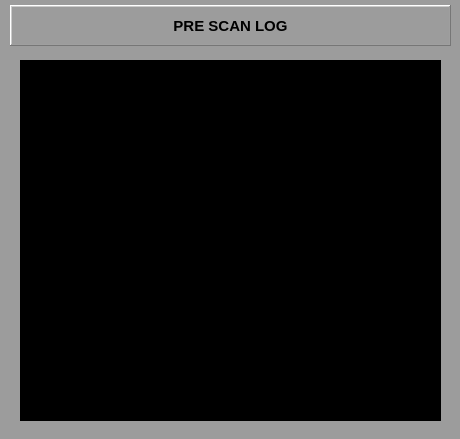
<?xml version="1.0" encoding="UTF-8"?>
<ui version="4.0">
 <class>MainWindow</class>
 <widget class="QMainWindow" name="MainWindow">
  <property name="geometry">
   <rect>
    <x>0</x>
    <y>0</y>
    <width>460</width>
    <height>439</height>
   </rect>
  </property>
  <property name="styleSheet">
   <string notr="true">

QWidget#centralWidget {background-color: rgb(156, 156, 156);}


</string>
  </property>
  <widget class="QWidget" name="centralWidget">
   <widget class="caLabel" name="calabel">
    <property name="geometry">
     <rect>
      <x>10</x>
      <y>5</y>
      <width>441</width>
      <height>41</height>
     </rect>
    </property>
    <property name="font">
     <font>
      <pointsize>11</pointsize>
      <weight>75</weight>
      <bold>true</bold>
     </font>
    </property>
    <property name="frameShape">
     <enum>QFrame::WinPanel</enum>
    </property>
    <property name="frameShadow">
     <enum>QFrame::Raised</enum>
    </property>
    <property name="lineWidth">
     <number>1</number>
    </property>
    <property name="midLineWidth">
     <number>1</number>
    </property>
    <property name="text">
     <string>PRE SCAN LOG</string>
    </property>
    <property name="alignment">
     <set>Qt::AlignCenter</set>
    </property>
    <property name="foreground">
     <color>
      <red>0</red>
      <green>0</green>
      <blue>0</blue>
     </color>
    </property>
    <property name="background">
     <color>
      <red>169</red>
      <green>209</green>
      <blue>239</blue>
     </color>
    </property>
   </widget>
   <widget class="caGraphics" name="cagraphics_2">
    <property name="geometry">
     <rect>
      <x>10</x>
      <y>50</y>
      <width>441</width>
      <height>381</height>
     </rect>
    </property>
    <property name="foreground">
     <color>
      <red>105</red>
      <green>105</green>
      <blue>105</blue>
     </color>
    </property>
    <property name="fillstyle" stdset="0">
     <enum>caGraphics::Filled</enum>
    </property>
    <property name="lineSize">
     <number>2</number>
    </property>
    <property name="lineColor">
     <color>
      <red>0</red>
      <green>0</green>
      <blue>0</blue>
     </color>
    </property>
    <property name="form">
     <enum>caGraphics::Rectangle</enum>
    </property>
   </widget>
   <widget class="caTextEntry" name="catextentry">
    <property name="geometry">
     <rect>
      <x>200</x>
      <y>60</y>
      <width>241</width>
      <height>31</height>
     </rect>
    </property>
    <property name="alignment">
     <set>Qt::AlignLeading|Qt::AlignLeft|Qt::AlignTop</set>
    </property>
    <property name="channel" stdset="0">
     <string notr="true">$(P):MESSAGE</string>
    </property>
    <property name="foreground">
     <color>
      <red>0</red>
      <green>255</green>
      <blue>0</blue>
     </color>
    </property>
    <property name="background">
     <color>
      <red>0</red>
      <green>0</green>
      <blue>0</blue>
     </color>
    </property>
    <property name="colorMode">
     <enum>caLineEdit::Static</enum>
    </property>
    <property name="elevation">
     <enum>caTextEntry::as_is</enum>
    </property>
   </widget>
   <widget class="QTextBrowser" name="textBrowser">
    <property name="geometry">
     <rect>
      <x>20</x>
      <y>60</y>
      <width>421</width>
      <height>361</height>
     </rect>
    </property>
    <property name="font">
     <font>
      <pointsize>11</pointsize>
     </font>
    </property>
    <property name="styleSheet">
     <string notr="true">background-color: rgb(0, 0, 0);
color: rgb(0, 255, 0);</string>
    </property>
    <property name="frameShape">
     <enum>QFrame::Box</enum>
    </property>
    <property name="frameShadow">
     <enum>QFrame::Raised</enum>
    </property>
    <property name="lineWidth">
     <number>3</number>
    </property>
    <property name="verticalScrollBarPolicy">
     <enum>Qt::ScrollBarAsNeeded</enum>
    </property>
    <property name="horizontalScrollBarPolicy">
     <enum>Qt::ScrollBarAsNeeded</enum>
    </property>
    <property name="sizeAdjustPolicy">
     <enum>QAbstractScrollArea::AdjustToContents</enum>
    </property>
    <property name="lineWrapColumnOrWidth">
     <number>0</number>
    </property>
    <property name="readOnly">
     <bool>true</bool>
    </property>
    <property name="tabStopWidth">
     <number>100</number>
    </property>
   </widget>
   <zorder>cagraphics_2</zorder>
   <zorder>calabel</zorder>
   <zorder>catextentry</zorder>
   <zorder>textBrowser</zorder>
  </widget>
 </widget>
 <customwidgets>
  <customwidget>
   <class>caTextEntry</class>
   <extends>caLineEdit</extends>
   <header>caTextEntry</header>
  </customwidget>
  <customwidget>
   <class>caLabel</class>
   <extends>QLabel</extends>
   <header>caLabel</header>
  </customwidget>
  <customwidget>
   <class>caGraphics</class>
   <extends>QWidget</extends>
   <header>caGraphics</header>
  </customwidget>
  <customwidget>
   <class>caLineEdit</class>
   <extends>QLineEdit</extends>
   <header>caLineEdit</header>
  </customwidget>
 </customwidgets>
 <resources/>
 <connections>
  <connection>
   <sender>catextentry</sender>
   <signal>textChanged(QString)</signal>
   <receiver>textBrowser</receiver>
   <slot>append(QString)</slot>
   <hints>
    <hint type="sourcelabel">
     <x>624</x>
     <y>192</y>
    </hint>
    <hint type="destinationlabel">
     <x>556</x>
     <y>311</y>
    </hint>
   </hints>
  </connection>
  <connection>
   <sender>catextentry</sender>
   <signal>TextEntryChanged(QString)</signal>
   <receiver>textBrowser</receiver>
   <slot>append(QString)</slot>
   <hints>
    <hint type="sourcelabel">
     <x>730</x>
     <y>188</y>
    </hint>
    <hint type="destinationlabel">
     <x>732</x>
     <y>285</y>
    </hint>
   </hints>
  </connection>
 </connections>
</ui>
